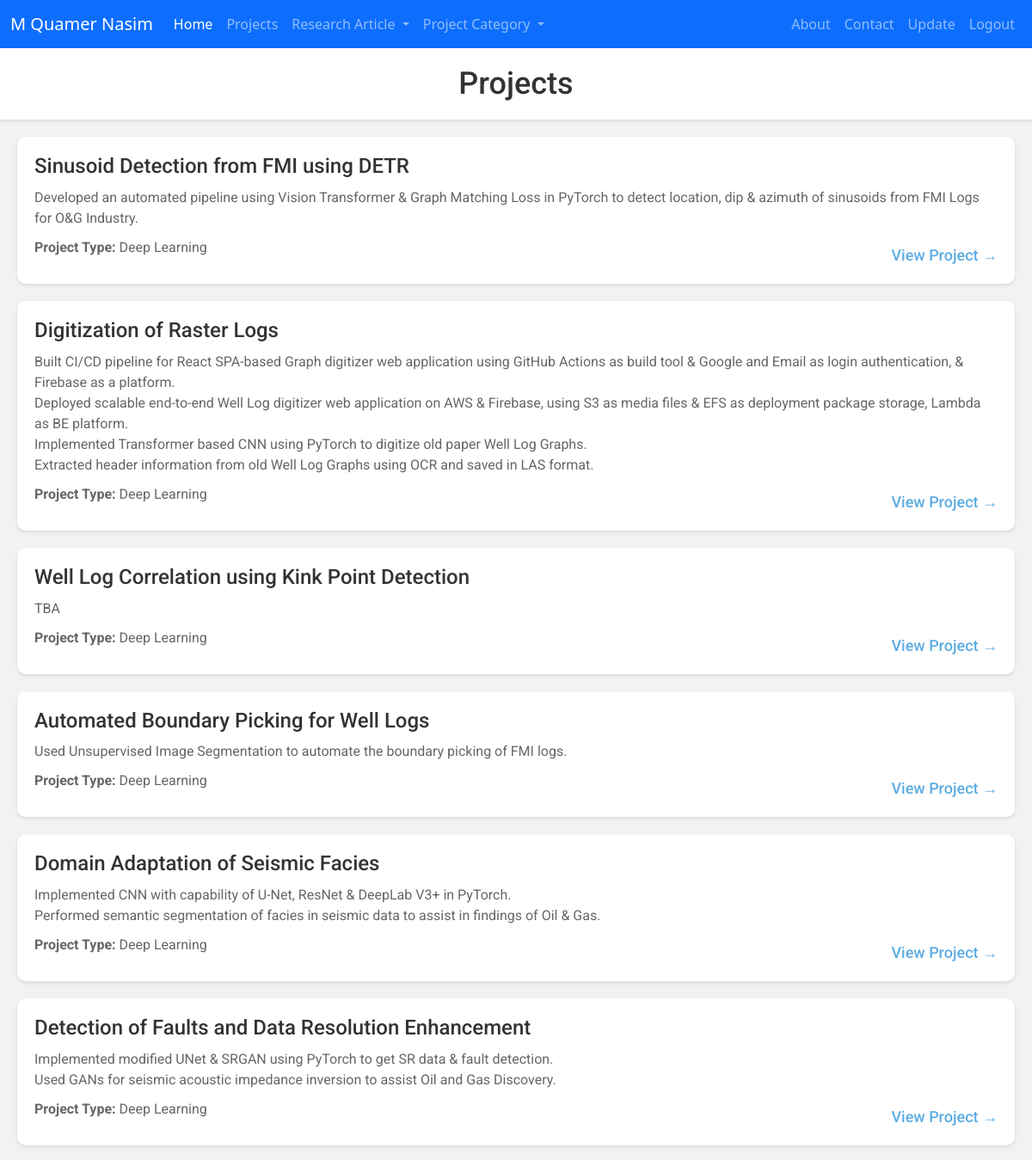
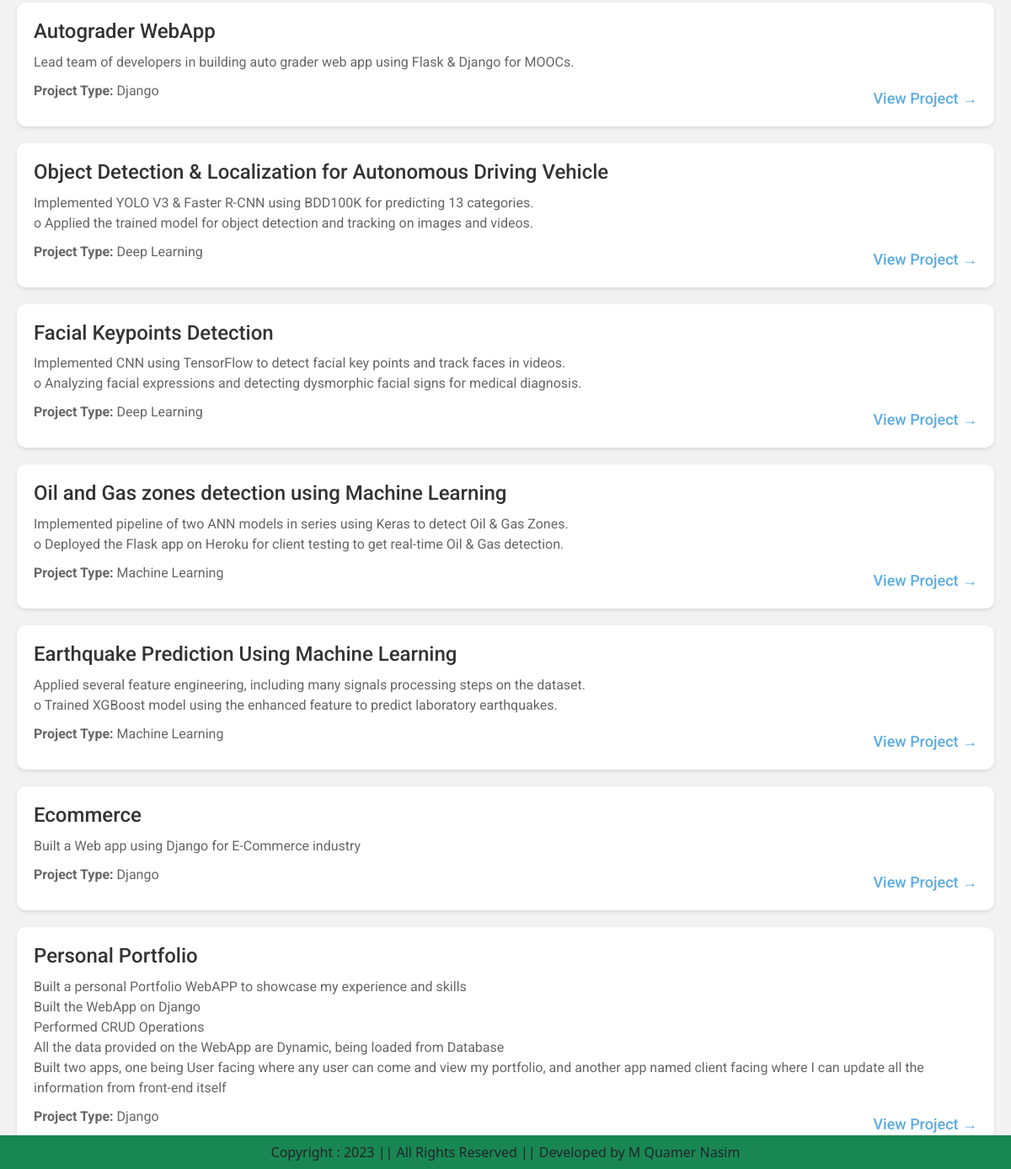
/projects_info/ (signed in), run on the app's committed database (2 pictures, top to bottom).
### apps/client_facing/models.py (models this page shows)
class Projects(models.Model):
    title = models.CharField(max_length=100)
    description = models.TextField()
    project_type = models.CharField(choices=PROJECT_TYPE_CHOICES, max_length=100)
    image = models.ImageField(upload_to='project/', blank=True)
    link = models.URLField(blank=True)

### apps/user_facing/views.py (the view)
# urls.py: path('projects_info/', views.ProjectInfoView.as_view(), name='projects_info'),
class ProjectInfoView(View):
    def get(self, request):
        projects = Projects.objects.all()
        return render(request, 'user_facing/projects.html', {'projects': projects})

### templates/user_facing/projects.html (shortened to what this page needs)
{% extends 'base.html' %}
{% load static %}
{% block main-content %}
  <div class="proj">
    <header>
      <h1>Projects</h1>
    </header>
    {% if projects %}
      <ul>
        {% for project in projects %}
          <li>
            <h2>{{ project.title }}</h2>
            <p>{{ project.description|linebreaks }}</p>
            <p><strong>Project Type:</strong> {{ project.project_type }}</p>
            <a href="#">View Project &rarr;</a>
          </li>
        {% endfor %}
      </ul>
    {% else %}
      <p>No projects found.</p>
    {% endif %}
  </div>
{% endblock main-content %}

### static/css/style.css (style rules this page uses)
.proj { font-family: 'Roboto', sans-serif; font-size: 16px; color: #333; background-color: #f2f2f2; margin: 0; padding: 0; }
.proj header { background-color: #fff; box-shadow: 0 2px 4px rgba(0, 0, 0, 0.1); padding: 20px; text-align: center; }
.proj h1 { font-size: 36px; margin: 0; color: #333; }
.proj ul { list-style: none; margin: 0; padding: 0; }
.proj li { background-color: #fff; box-shadow: 0 2px 4px rgba(0, 0, 0, 0.1); margin: 20px; padding: 20px; border-radius: 10px; transition: all 0.3s ease; position: relative; }
.proj h2 { font-size: 24px; margin: 0 0 10px 0; color: #333; }
.proj p { margin: 0 0 10px 0; color: #666; }
.proj a { color: #3498db; text-decoration: none; position: absolute; bottom: 20px; right: 20px; font-size: 18px; font-weight: 500; transition: all 0.3s ease; opacity: 0.8; }

### data on the page
Projects: title "Sinusoid Detection from FMI using DETR", description "Developed an automated pipeline using Vision Transformer & Graph Matching Loss in PyTorch to detect location, dip & azimuth of sinusoids from FMI Logs for O&G Industry.", project_type "Deep Learning"
Projects: title "Digitization of Raster Logs", description "Built CI/CD pipeline for React SPA-based Graph digitizer web application using GitHub Actions as build tool & Google and Email as login authentication, & Firebase as a platform. Deployed scalable end-to-end Well Log digitizer web application on AWS & Firebase, using S3 as media files & EFS as deployment package storage, Lambda as BE platform. Implemented Transformer based CNN using PyTorch to digitize old paper Well Log Graphs. Extracted header information from old Well Log Graphs using OCR and saved in LAS format.", project_type "Deep Learning"
Projects: title "Well Log Correlation using Kink Point Detection", description "TBA", project_type "Deep Learning"
Projects: title "Automated Boundary Picking for Well Logs", description "Used Unsupervised Image Segmentation to automate the boundary picking of FMI logs.", project_type "Deep Learning"
Projects: title "Domain Adaptation of Seismic Facies", description "Implemented CNN with capability of U-Net, ResNet & DeepLab V3+ in PyTorch. Performed semantic segmentation of facies in seismic data to assist in findings of Oil & Gas.", project_type "Deep Learning"
Projects: title "Detection of Faults and Data Resolution Enhancement", description "Implemented modified UNet & SRGAN using PyTorch to get SR data & fault detection. Used GANs for seismic acoustic impedance inversion to assist Oil and Gas Discovery.", project_type "Deep Learning"
Projects: title "Autograder WebApp", description "Lead team of developers in building auto grader web app using Flask & Django for MOOCs.", project_type "Django"
Projects: title "Object Detection & Localization for Autonomous Driving Vehicle", description "Implemented YOLO V3 & Faster R-CNN using BDD100K for predicting 13 categories. o Applied the trained model for object detection and tracking on images and videos.", project_type "Deep Learning"
Projects: title "Facial Keypoints Detection", description "Implemented CNN using TensorFlow to detect facial key points and track faces in videos. o Analyzing facial expressions and detecting dysmorphic facial signs for medical diagnosis.", project_type "Deep Learning"
Projects: title "Oil and Gas zones detection using Machine Learning", description "Implemented pipeline of two ANN models in series using Keras to detect Oil & Gas Zones. o Deployed the Flask app on Heroku for client testing to get real-time Oil & Gas detection.", project_type "Machine Learning"
Projects: title "Earthquake Prediction Using Machine Learning", description "Applied several feature engineering, including many signals processing steps on the dataset. o Trained XGBoost model using the enhanced feature to predict laboratory earthquakes.", project_type "Machine Learning"
Projects: title "Ecommerce", description "Built a Web app using Django for E-Commerce industry", project_type "Django"
Projects: title "Personal Portfolio", description "Built a personal Portfolio WebAPP to showcase my experience and skills Built the WebApp on Django Performed CRUD Operations All the data provided on the WebApp are Dynamic, being loaded from Database Built two apps, one being User facing where any user can come and view my portfolio, and another app named client facing where I can update all the information from front-end itself", project_type "Django"
